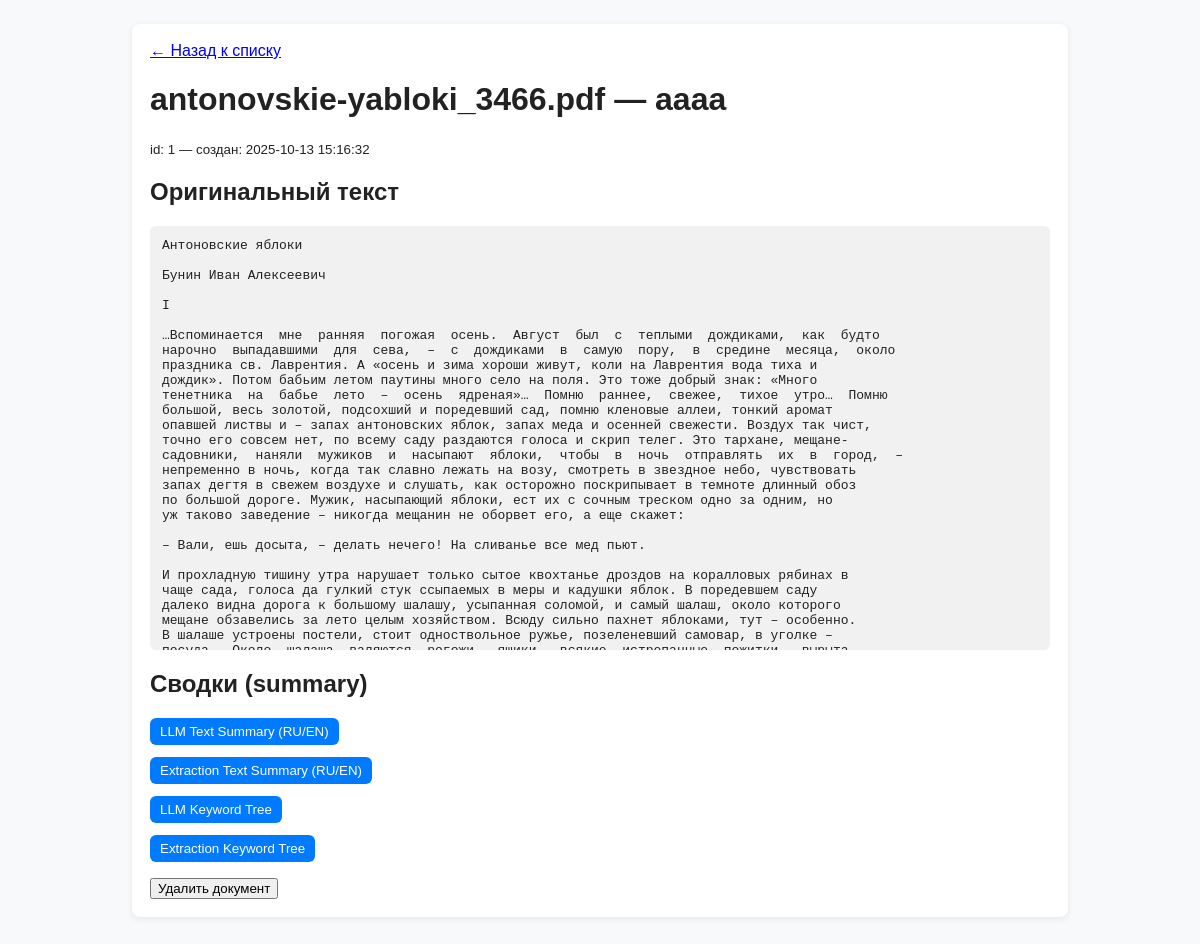
The page /documents/1 on the database as committed earlier.
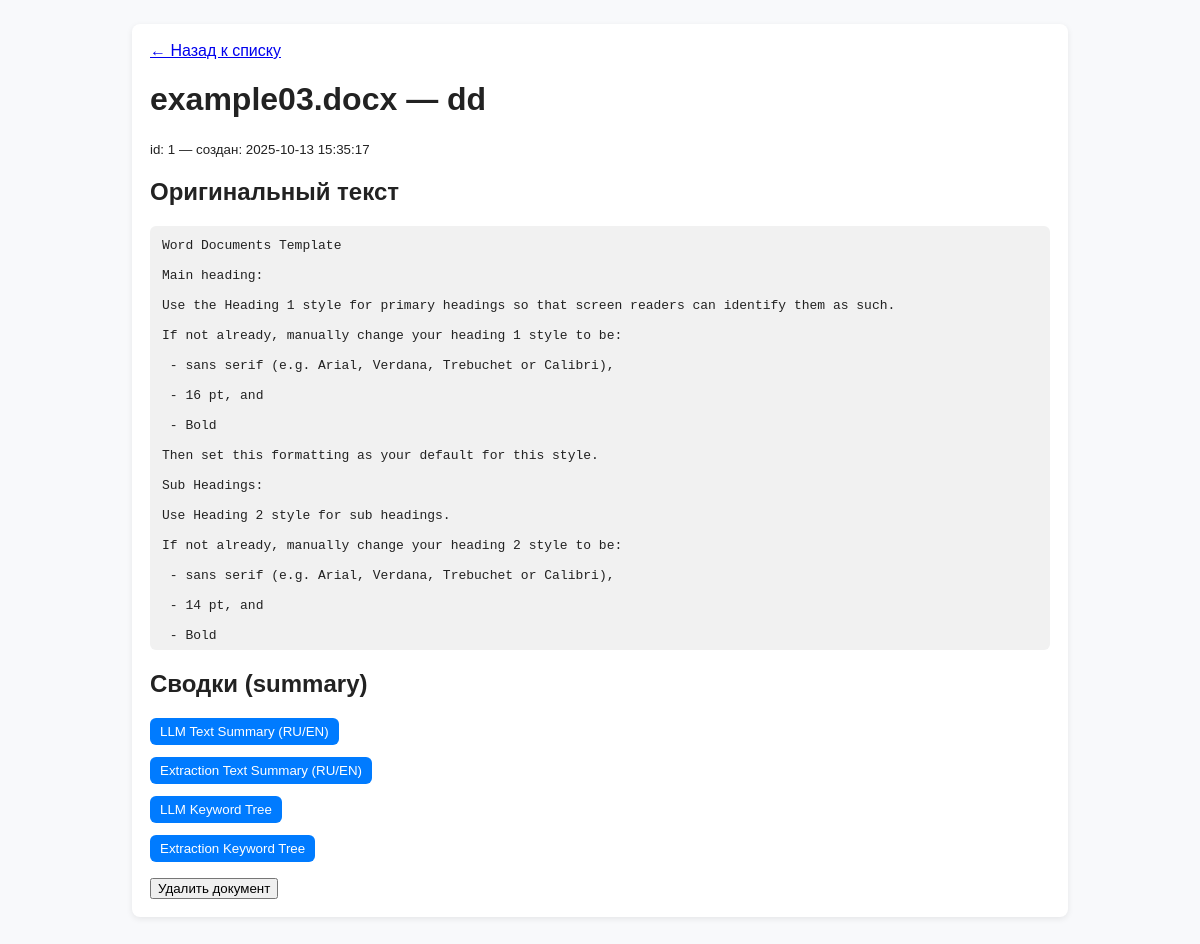
The same page on the database as committed later.
### models.py (models this page shows)
class TextDocument(Base):
    __tablename__ = "text_documents"
    id = Column(Integer, primary_key=True, autoincrement=True)
    file_name = Column(String, nullable=False, unique=True)
    name = Column(String, nullable=False, unique=True)
    original_text = Column(String, nullable=False)
    summary_json = Column(JSON, nullable=False)
    created_at = Column(DateTime(timezone=True), server_default=func.now())

### app.py (the view)
@app.get("/documents/{doc_id}", response_class=HTMLResponse)
async def view_document(doc_id: int, request: Request, service: DocumentService = Depends(get_document_service)):
    try:
        doc = await service.get_document(doc_id)
        if doc.created_at:
            doc.created_at = doc.created_at.strftime("%Y-%m-%d %H:%M:%S")
        return templates.TemplateResponse("document.html", {"request": request, "doc": doc})
    except ValueError as e:
        return templates.TemplateResponse("error.html", {"request": request, "message": str(e)}, status_code=404)

### templates/document.html (shortened to what this page needs)
<!doctype html>
<html>
<head>
  <link rel="stylesheet" href="/static/styles.css">
</head>
<body>
  <div class="container">
    <a href="/">← Назад к списку</a>
    <h1>{{ doc.file_name }} {% if doc.name %} — {{ doc.name }}{% endif %}</h1>
    <p><small>id: {{ doc.id }} — создан: {{ doc.created_at or "-" }}</small></p>
    <h2>Оригинальный текст</h2>
    <pre class="original">{{ doc.original_text }}</pre>
    <h2>Сводки (summary)</h2>
    <div class="summary-block">
      <button onclick="toggle('llm_text')" class="toggle-btn">LLM Text Summary (RU/EN)</button>
    </div>
    <div class="summary-block">
      <button onclick="toggle('extr_text')" class="toggle-btn">Extraction Text Summary (RU/EN)</button>
    </div>
    <div class="summary-block">
      <button onclick="toggle('llm_kw')" class="toggle-btn">LLM Keyword Tree</button>
    </div>
    <div class="summary-block">
      <button onclick="toggle('extr_kw')" class="toggle-btn">Extraction Keyword Tree</button>
    </div>
    <form action="/documents/{{ doc.id }}/delete" method="post" style="margin-top:1em;">
      <button type="submit" onclick="return confirm('Удалить документ?')">Удалить документ</button>
    </form>
  </div>
</body>
</html>

Rows that differ between the two databases and show on the page:
changed TextDocument: file_name "antonovskie-yabloki_3466.pdf" → "example03.docx"; name "aaaa" → "dd"; original_text "Антоновские яблоки Бунин Иван Алексеевич I …Вспоминается мне ранняя погожая осень. Август был с теплыми дождиками, как будто нарочно выпадавшими для сева, – с дождиками в самую пору, в средине месяца, около праздника св. Лаврентия. А «осень и зима хороши живут, коли на Лаврентия вода тиха и дождик». Потом бабьим летом паутины много село на поля. Это тоже добрый знак: «Много тенетника на бабье лето – осень ядреная»… Помню раннее, свежее, тихое утро… Помню большой, весь золотой, подсохший и поредевший сад, помню кленовые аллеи, тонкий аромат опавшей листвы и – запах антоновских яблок, запах меда и осенней свежести. Воздух так чист, точно его совсем нет, по всему саду раздаются голоса и скрип…" → "Word Documents Template Main heading: Use the Heading 1 style for primary headings so that screen readers can identify them as such. If not already, manually change your heading 1 style to be: - sans serif (e.g. Arial, Verdana, Trebuchet or Calibri), - 16 pt, and - Bold Then set this formatting as your default for this style. Sub Headings: Use Heading 2 style for sub headings. If not already, manually change your heading 2 style to be: - sans serif (e.g. Arial, Verdana, Trebuchet or Calibri), - 14 pt, and - Bold…"
Other text that changed with them:
{{ doc.created_at or "-" }}: "2025-10-13 15:16:32" → "2025-10-13 15:35:17"
